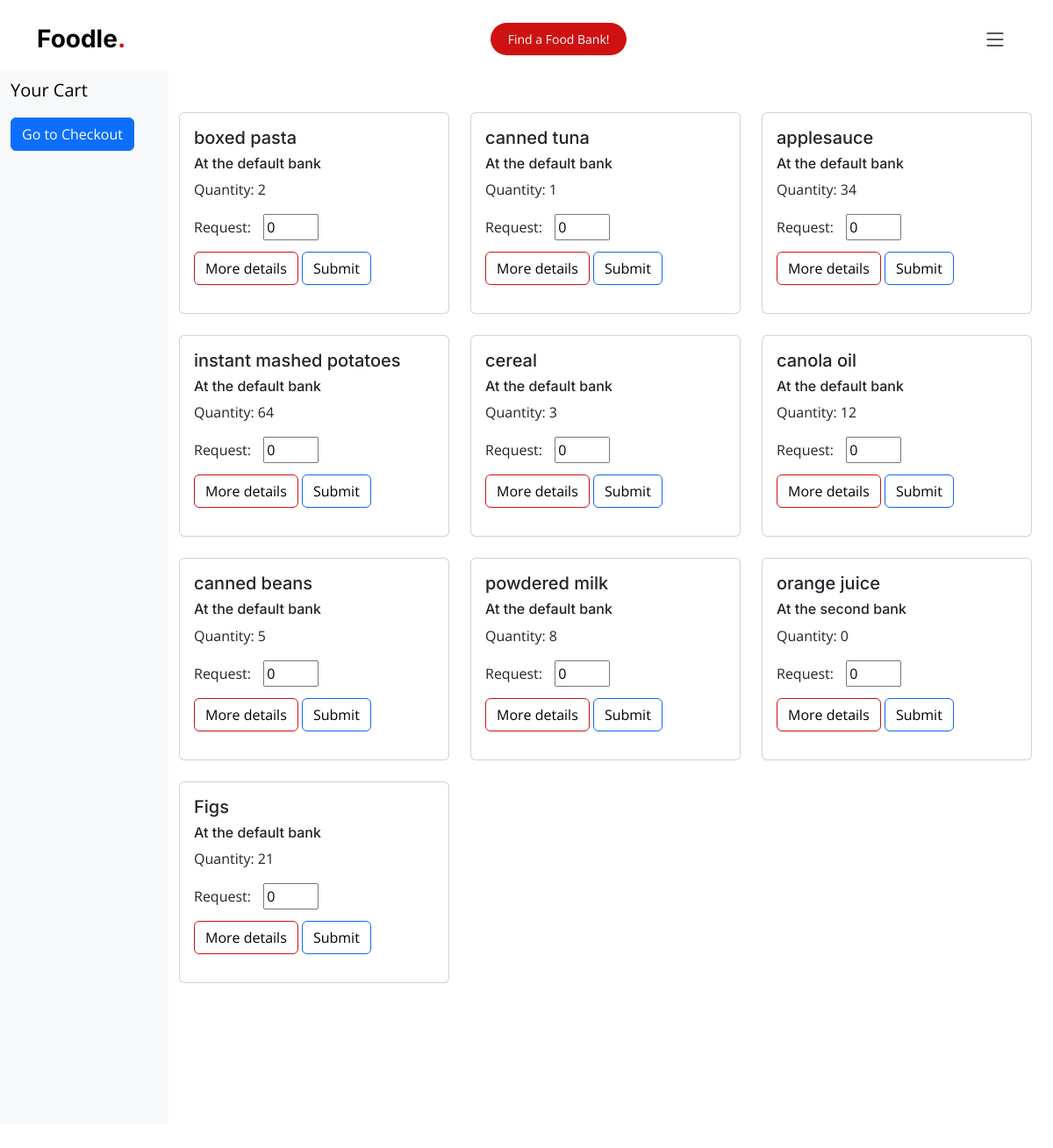
Page /inventory (signed in) on the committed database.
### app.py (models this page shows, shortened)
class Inventory(db.Model):
    id= db.Column(db.Integer, primary_key=True)
    name = db.Column(db.String)
    qty = db.Column(db.Integer)
    description = db.Column(db.String(255))
    bank = db.Column(db.String(255))
    tags = db.Column(db.String(255))
    total_tags = db.Column(db.String(255), default="Vegan|Vegetarian|Gluten-free|Dairy-free|Nut-free|Non-GMO|Sugar-free|Halal|Kosher")

### app.py (the view, shortened to what this page needs)
@app.route('/inventory', methods=["POST","GET"])
@login_required
def inventory():
    all_inventory = Inventory.query.all()
    cart = session.get('cart', [])
    session['cart'] = cart
    return render_template("inventory.html", invent_list=all_inventory, cart=cart)

### app.py (called while the page is built)
@login_manager.user_loader
def load_user(user_id):
    return User.query.get(int(user_id))

### templates/inventory.html (shortened to what this page needs)
{%extends "base.html"%}
{%block content%}
<section class="seperate">
  <div class="row vh-100 overflow-auto">
    <div class="col-12 col-sm-3 col-xl-2 px-sm-2 px-0 bg-light d-flex sticky-top">
      <div class="d-flex flex-sm-column flex-row flex-grow-1 align-items-center align-items-sm-start px-3 pt-2 text-clack">
        <a href="/" class="d-flex align-items-center pb-sm-3 mb-md-0 me-md-auto text-black text-decoration-none">
          <span class="fs-5">Your Cart</span>
        </a>
        <ul class="nav nav-pills flex-sm-column flex-row flex-nowrap flex-shrink-1 flex-sm-grow-0 flex-grow-1 mb-sm-auto mb-0 justify-content-center align-items-center align-items-sm-start" id="menu">
            <li>
              <a class="btn btn-primary" href="/checkout" role="button">Go to Checkout</a>
            </li>
        </ul>
      </div>
    </div>
      <div class="col d-flex flex-column h-100">
        <div class="row">
          <div class="row row-cols-1 row-cols-md-3 g-4">
            {%for thing in invent_list%}
            <div class="col">
              <div class="card">
                <form action="/inventory" method="POST">
                <div class="card-body">
                  <h5 class="card-title">{{thing.name}}</h5>
                  <h6>At the {{thing.bank}} bank</h6>
                  <p class="card-text">
                    <label for="qty">Quantity: {{thing.qty}}</label>
                <p style="display: inline-block; margin-right: 10px;">Request:</p>
                <input type="number" id="qty" name="qty" min="0" max="100" step="1" value="0" style="display: inline-block; ">
                <br>
                <button type="button" class="btn btn-outline-danger" data-bs-toggle="modal" data-bs-target="#exampleModal{{ loop.index }}">
                  More details
                </button>
                <button type="submit" class="btn btn-outline-success" name="food_picked">Submit</button>
                  </p>
                </div>
              </form>
              </div>
            </div>
            {%endfor%}
          </div>
      </div>
  </div>
</div>
</section>
{%endblock%}

### templates/base.html (shortened to what this page needs)
<!doctype html>
<html lang="en">
  <head>
    <link href="static/assets/vendor/bootstrap/css/bootstrap.min.css" rel="stylesheet">
    <link href="static/assets/vendor/bootstrap-icons/bootstrap-icons.css" rel="stylesheet">
    <link href="static/assets/vendor/aos/aos.css" rel="stylesheet">
    <link href="static/assets/vendor/glightbox/css/glightbox.min.css" rel="stylesheet">
    <link href="static/assets/vendor/swiper/swiper-bundle.min.css" rel="stylesheet">
    <link href="static/assets/css/main.css" rel="stylesheet">
  </head>
  <body>
    <header id="header" class="header fixed-top d-flex align-items-center">
      <div class="container d-flex align-items-center justify-content-between">
        <a href="/" class="logo d-flex align-items-center me-auto me-lg-0">
          <h1>Foodle<span>.</span></h1>
        </a>
        <a class="btn-book-a-table" href="/">Find a Food Bank!</a>
        <i class="mobile-nav-toggle mobile-nav-show bi bi-list"></i>
      </div>
    </header>
    {%block content%}
    {%endblock%}
  </body>
</html>

### static/assets/css/main.css (style rules this page uses)
.btn-outline-danger { border-color:#ce1212; border-width: 1.5px; color:black; }
.btn-outline-success { border-color:#1266f1; border-width: 1.5px; color:black; }
:root { --font-default: "Open Sans", system-ui, -apple-system, "Segoe UI", Roboto, "Helvetica Neue", Arial, "Noto Sans", "Liberation Sans", sans-serif, "Apple Color Emoji", "Segoe UI Emoji", "Segoe UI Symbol", "Noto Color Emoji"; --font-primary: "Amatic SC", sans-serif; --font-secondary: "Inter", sans-serif; }
:root { --color-default: #212529; --color-primary: #ce1212; --color-secondary: #37373f; }
:root { scroll-behavior: smooth; }
body { font-family: var(--font-default); color: var(--color-default); }
a { color: var(--color-primary); text-decoration: none; }
h1, h2, h3, h4, h5, h6 { font-family: var(--font-secondary); }
section { overflow: hidden; padding: 80px 0; scroll-margin-top: 90px; overflow: clip; }
.header { background: #fff; transition: all 0.5s; z-index: 997; height: 90px; border-bottom: 1px solid #fff; }
.header .logo h1 { font-size: 28px; font-weight: 700; color: #000; margin: 0; font-family: var(--font-secondary); }
.header .logo h1 span { color: var(--color-primary); }
.header .btn-book-a-table, .header .btn-book-a-table:focus { font-size: 14px; color: #fff; background: var(--color-primary); padding: 8px 20px; margin-left: 30px; border-radius: 50px; transition: 0.3s; }
@media (max-width: 1279px) { .mobile-nav-show { color: var(--color-secondary); font-size: 28px; cursor: pointer; line-height: 0; transition: 0.5s; z-index: 9999; margin: 0 10px 0 20px; } }

### rows in the picture
Inventory: name "boxed pasta", bank "default", qty "2"
Inventory: name "canned tuna", bank "default", qty "1"
Inventory: name "applesauce", bank "default", qty "34"
Inventory: name "instant mashed potatoes", bank "default", qty "64"
Inventory: name "cereal", bank "default", qty "3"
Inventory: name "canola oil", bank "default", qty "12"
Inventory: name "canned beans", bank "default", qty "5"
Inventory: name "powdered milk", bank "default", qty "8"
Inventory: name "orange juice", bank "second", qty "0"
Inventory: name "Figs", bank "default", qty "21"
